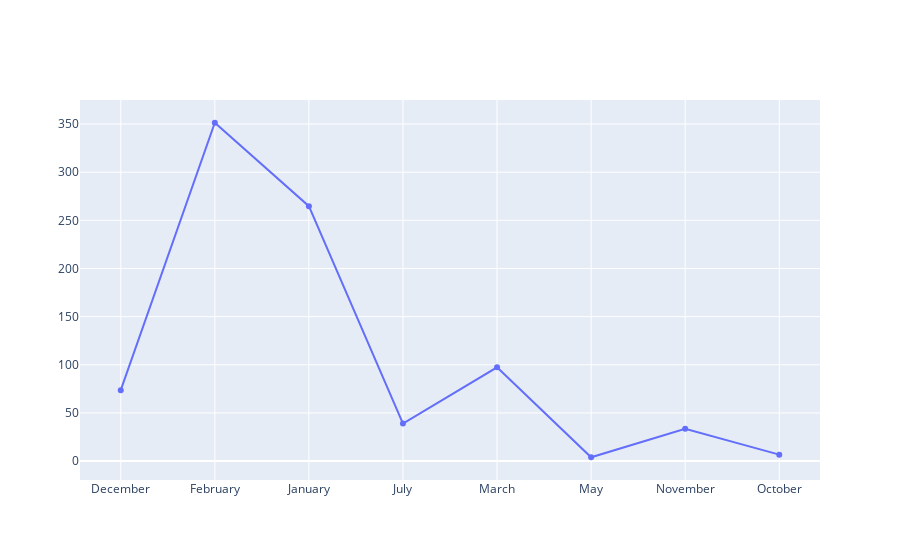

This figure's notebook cell:
### Code cell
fig = go.Figure(data=go.Scatter(x=average_cases_per_month['month_of_date'], y=average_cases_per_month['measure_values']))
fig.show()

### Figure 1 — Plotly figure (JSON) as saved in the notebook; plotly's stock layout.template omitted (floating-point values rounded to 4 significant figures)
{"data": [{"type": "scatter", "x": ["December", "February", "January", "July", "March", "May", "November", "October"], "y": [73.7, 351.3, 264.7, 39, 97.33, 4, 33.63, 6.702]}], "layout": {"autosize": true, "xaxis": {"autorange": true, "range": [-0.4145, 7.414], "type": "category"}, "yaxis": {"autorange": true, "range": [-21.44, 376.8], "type": "linear"}}}
